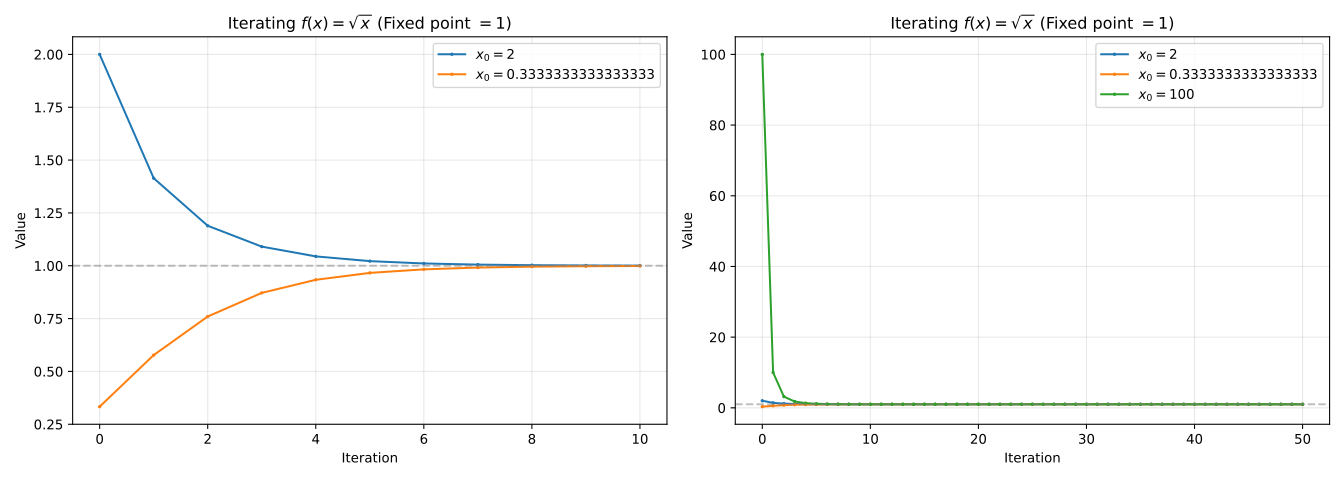

Source code (Python):
import matplotlib.pyplot as plt
from math import sqrt


def iterate(func, x0, n):
    values = [x0]
    x = x0
    for _ in range(n):
        x = func(x)
        values.append(x)
    return values


fig, (ax1, ax2) = plt.subplots(1, 2, figsize=(14, 5))

# Left: N=10, x0=2 and 1/3
for v0 in [2, 1 / 3]:
    seq = iterate(sqrt, v0, 10)
    ax1.plot(range(len(seq)), seq, label=f"$x_0 = {v0}$", marker=".", markersize=3)

ax1.set_title("Iterating $f(x) = \\sqrt{x}$ (Fixed point $= 1$)")
ax1.set_xlabel("Iteration")
ax1.set_ylabel("Value")
ax1.legend()
ax1.axhline(y=1, color="gray", linestyle="--", alpha=0.5)
ax1.grid(True, alpha=0.3)

# Right: N=50, add x0=100
for v0 in [2, 1 / 3, 100]:
    seq = iterate(sqrt, v0, 50)
    ax2.plot(range(len(seq)), seq, label=f"$x_0 = {v0}$", marker=".", markersize=3)

ax2.set_title("Iterating $f(x) = \\sqrt{x}$ (Fixed point $= 1$)")
ax2.set_xlabel("Iteration")
ax2.set_ylabel("Value")
ax2.legend()
ax2.axhline(y=1, color="gray", linestyle="--", alpha=0.5)
ax2.grid(True, alpha=0.3)

plt.tight_layout()
plt.savefig("iter_sqrt.svg")
plt.show()
